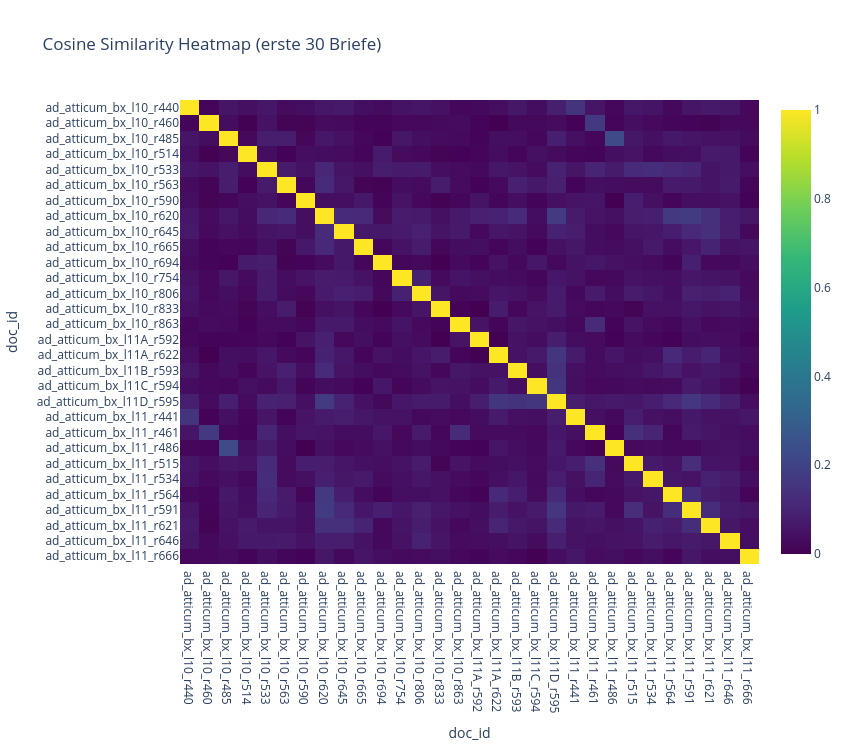

Notebook cell for this chart:
### Markdown cell above
### 3.4 Interaktive Similarity-Heatmap (Ausschnitt)

Für grosse Korpora ist die vollständige Matrix schwer lesbar. Daher wird hier nur ein Ausschnitt angezeigt.

### Code cell
max_docs = min(30, len(df))
heat_df = sim_df.iloc[:max_docs, :max_docs]

fig = px.imshow(
    heat_df,
    aspect="auto",
    title=f"Cosine Similarity Heatmap (erste {max_docs} Briefe)",
    color_continuous_scale="Viridis"
)
fig.update_layout(width=850, height=750)
fig.show()

### Figure 1 — Plotly figure (JSON) as saved in the notebook; plotly's stock layout.template omitted (floating-point values rounded to 4 significant figures; data arrays with more than 128 entries replaced by an {"elided": "..."} marker saying what was removed)
{"data": [{"coloraxis": "coloraxis", "hovertemplate": "doc_id: %{x}<br>doc_id: %{y}<br>color: %{z}<extra></extra>", "name": "0", "type": "heatmap", "x": ["ad_atticum_bx_l10_r440", "ad_atticum_bx_l10_r460", "ad_atticum_bx_l10_r485", "ad_atticum_bx_l10_r514", "ad_atticum_bx_l10_r533", "ad_atticum_bx_l10_r563", "ad_atticum_bx_l10_r590", "ad_atticum_bx_l10_r620", "ad_atticum_bx_l10_r645", "ad_atticum_bx_l10_r665", "ad_atticum_bx_l10_r694", "ad_atticum_bx_l10_r754", "ad_atticum_bx_l10_r806", "ad_atticum_bx_l10_r833", "ad_atticum_bx_l10_r863", "ad_atticum_bx_l11A_r592", "ad_atticum_bx_l11A_r622", "ad_atticum_bx_l11B_r593", "ad_atticum_bx_l11C_r594", "ad_atticum_bx_l11D_r595", "ad_atticum_bx_l11_r441", "ad_atticum_bx_l11_r461", "ad_atticum_bx_l11_r486", "ad_atticum_bx_l11_r515", "ad_atticum_bx_l11_r534", "ad_atticum_bx_l11_r564", "ad_atticum_bx_l11_r591", "ad_atticum_bx_l11_r621", "ad_atticum_bx_l11_r646", "ad_atticum_bx_l11_r666"], "xaxis": "x", "y": ["ad_atticum_bx_l10_r440", "ad_atticum_bx_l10_r460", "ad_atticum_bx_l10_r485", "ad_atticum_bx_l10_r514", "ad_atticum_bx_l10_r533", "ad_atticum_bx_l10_r563", "ad_atticum_bx_l10_r590", "ad_atticum_bx_l10_r620", "ad_atticum_bx_l10_r645", "ad_atticum_bx_l10_r665", "ad_atticum_bx_l10_r694", "ad_atticum_bx_l10_r754", "ad_atticum_bx_l10_r806", "ad_atticum_bx_l10_r833", "ad_atticum_bx_l10_r863", "ad_atticum_bx_l11A_r592", "ad_atticum_bx_l11A_r622", "ad_atticum_bx_l11B_r593", "ad_atticum_bx_l11C_r594", "ad_atticum_bx_l11D_r595", "ad_atticum_bx_l11_r441", "ad_atticum_bx_l11_r461", "ad_atticum_bx_l11_r486", "ad_atticum_bx_l11_r515", "ad_atticum_bx_l11_r534", "ad_atticum_bx_l11_r564", "ad_atticum_bx_l11_r591", "ad_atticum_bx_l11_r621", "ad_atticum_bx_l11_r646", "ad_atticum_bx_l11_r666"], "yaxis": "y", "z": {"elided": "30x30 float values"}}], "layout": {"coloraxis": {"colorscale": [[0, "#440154"], [0.1111, "#482878"], [0.2222, "#3e4989"], [0.3333, "#31688e"], [0.4444, "#26828e"], [0.5556, "#1f9e89"], [0.6667, "#35b779"], [0.7778, "#6ece58"], [0.8889, "#b5de2b"], [1, "#fde725"]]}, "height": 750, "title": {"text": "Cosine Similarity Heatmap (erste 30 Briefe)"}, "width": 850, "xaxis": {"anchor": "y", "domain": [0, 1], "title": {"text": "doc_id"}}, "yaxis": {"anchor": "x", "autorange": "reversed", "domain": [0, 1], "title": {"text": "doc_id"}}}}
